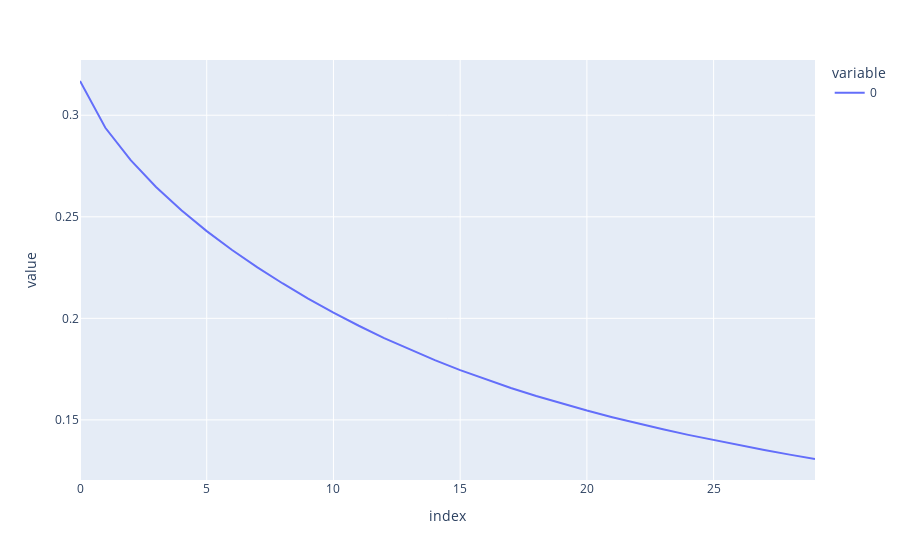

Source (notebook cell):
### Code cell
px.line(error)

### Figure 1 — Plotly figure (JSON) as saved in the notebook; plotly's stock layout.template omitted (floating-point values rounded to 4 significant figures)
{"data": [{"hovertemplate": "variable=0<br>index=%{x}<br>value=%{y}<extra></extra>", "legendgroup": "0", "line": {"color": "#636efa", "dash": "solid"}, "marker": {"symbol": "circle"}, "mode": "lines", "name": "0", "orientation": "v", "showlegend": true, "type": "scatter", "x": [0, 1, 2, 3, 4, 5, 6, 7, 8, 9, 10, 11, 12, 13, 14, 15, 16, 17, 18, 19, 20, 21, 22, 23, 24, 25, 26, 27, 28, 29], "xaxis": "x", "y": [0.3169, 0.2938, 0.2779, 0.2647, 0.2532, 0.243, 0.2337, 0.2251, 0.2172, 0.2098, 0.2028, 0.1964, 0.1903, 0.1846, 0.1794, 0.1745, 0.1699, 0.1657, 0.1618, 0.1581, 0.1546, 0.1513, 0.1483, 0.1454, 0.1426, 0.14, 0.1375, 0.1352, 0.1329, 0.1307], "yaxis": "y"}], "layout": {"legend": {"title": {"text": "variable"}, "tracegroupgap": 0}, "margin": {"t": 60}, "xaxis": {"anchor": "y", "domain": [0, 1], "title": {"text": "index"}}, "yaxis": {"anchor": "x", "domain": [0, 1], "title": {"text": "value"}}}}
